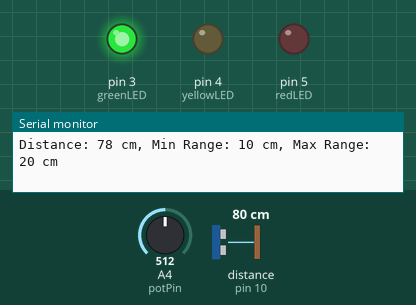
Bench run of a sketch on a simulated Arduino Uno, built with avr-gcc and run on an emulated ATmega328P. On the bench: output pins drawn as LEDs (lit = HIGH), the last lines printed to the serial monitor. Wiring (inferred from the names in the program): ultrasonic range finder: trigger pin 11; echo pin 10. Inputs (shaded band) come from the test bench; at power-on: distance to the obstacle (sensor on pin 10) 80 cm, A4 (potPin) = 512. The echo pulse lasts 58.3 µs per cm; pins used as bus, display or sensor lines are not drawn.

Above: at 1.2 s.
1.3 s: distance to the obstacle (sensor on pin 10) set to 23 cm
4.3 s: distance to the obstacle (sensor on pin 10) set to 19 cm
At 5.5 s:
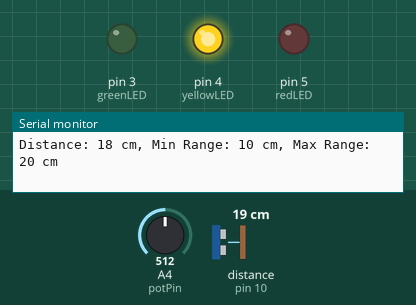
5.8 s: distance to the obstacle (sensor on pin 10) set to 13 cm
7.3 s: distance to the obstacle (sensor on pin 10) set to 10 cm
At 7.9 s:
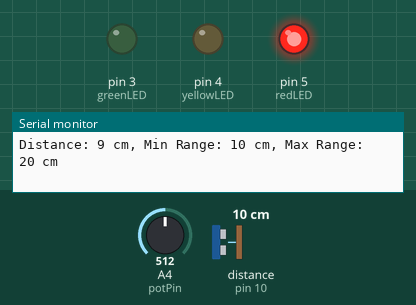
8.8 s: distance to the obstacle (sensor on pin 10) set to 18 cm
At 10.0 s:
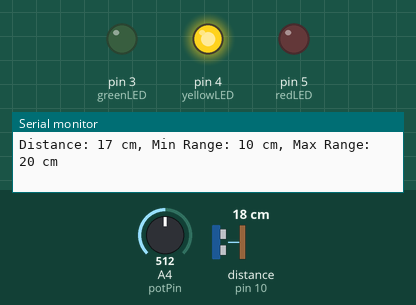
10.3 s: A4 (potPin) set to 493
Timing chart, 0 to 13.3 s (numbered marks = the images above; inputs shaded):
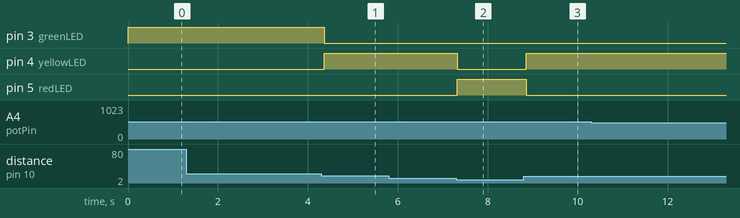

Measured:
- the behaviour switches between 22 and 21 cm on distance to the obstacle (sensor on pin 10) (found by bisection; images 0 and 1)
- the behaviour switches between 12 and 11 cm on distance to the obstacle (sensor on pin 10) (found by bisection; images 1 and 2)
- after the input at 4.3 s, pin 3 (greenLED): HIGH → LOW after 0.06 s; pin 4 (yellowLED): LOW → HIGH after 0.06 s
- after the input at 7.3 s, pin 4 (yellowLED): HIGH → LOW at once; pin 5 (redLED): LOW → HIGH at once
- after the input at 8.8 s, pin 4 (yellowLED): LOW → HIGH after 0.06 s; pin 5 (redLED): HIGH → LOW after 0.06 s

The sketch:

Task1.ino
```cpp
const int trigPin = 11;
const int echoPin = 10;
const int potPin = A4;
const int greenLED = 3;
const int yellowLED = 4;
const int redLED = 5;

long duration;
int distance;
int minRange = 10;
int maxRange = 20;
int potValue;

void setup() {
  Serial.begin(9600);
  pinMode(trigPin, OUTPUT);
  pinMode(echoPin, INPUT);
  pinMode(greenLED, OUTPUT);
  pinMode(yellowLED, OUTPUT);
  pinMode(redLED, OUTPUT);
}

void loop() {
  digitalWrite(trigPin, LOW);
  delayMicroseconds(2);
  digitalWrite(trigPin, HIGH);
  delayMicroseconds(10);
  digitalWrite(trigPin, LOW);
  duration = pulseIn(echoPin, HIGH);
  distance = duration * 0.034 / 2;

  potValue = analogRead(potPin);
  int rangeAdjustment = map(potValue, 0, 1023, -5, 5);
  int adjustedMinRange = minRange + rangeAdjustment;
  int adjustedMaxRange = maxRange + rangeAdjustment;

  Serial.print("Distance: ");
  Serial.print(distance);
  Serial.print(" cm, Min Range: ");
  Serial.print(adjustedMinRange);
  Serial.print(" cm, Max Range: ");
  Serial.print(adjustedMaxRange);
  Serial.println(" cm");

  if (distance > adjustedMaxRange) {
    digitalWrite(greenLED, HIGH);
    digitalWrite(yellowLED, LOW);
    digitalWrite(redLED, LOW);
  } else if (distance <= adjustedMaxRange && distance > adjustedMinRange) {
    digitalWrite(greenLED, LOW);
    digitalWrite(yellowLED, HIGH);
    digitalWrite(redLED, LOW);
  } else {
    digitalWrite(greenLED, LOW);
    digitalWrite(yellowLED, LOW);
    digitalWrite(redLED, HIGH);
  }

  delay(100);
}
```
